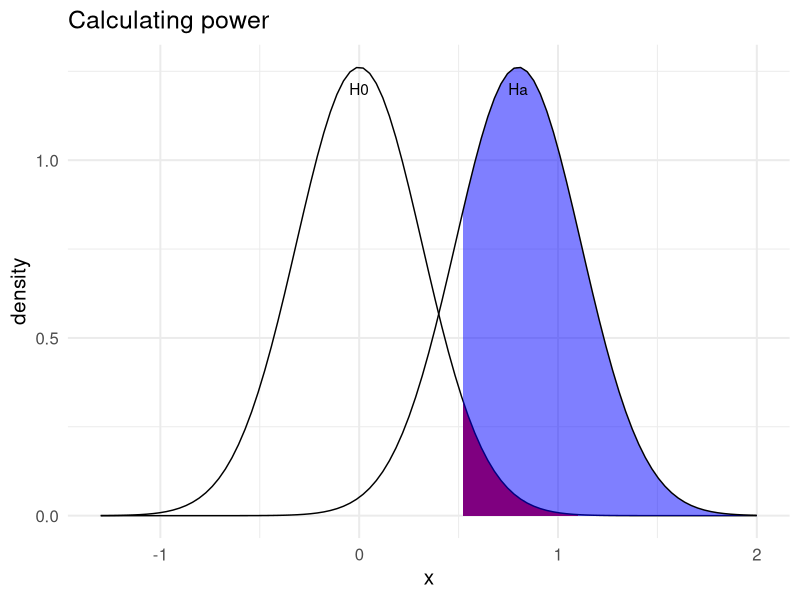
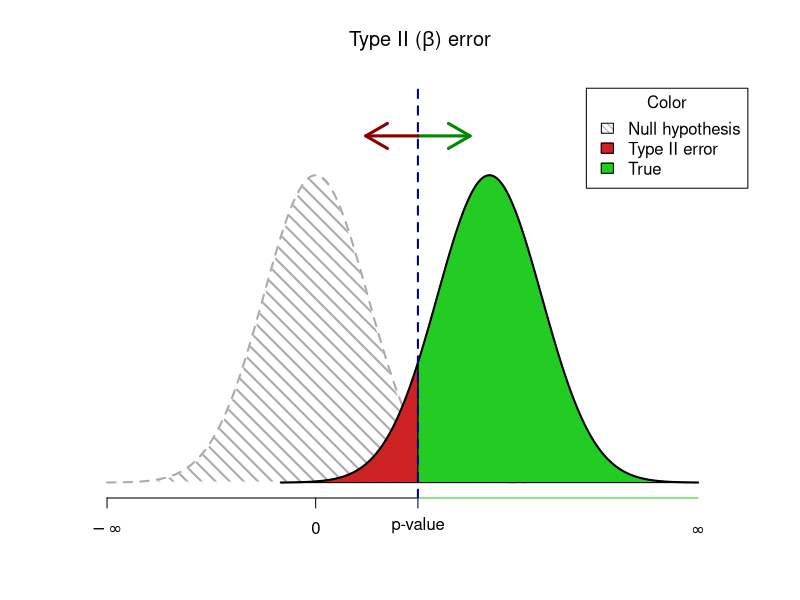
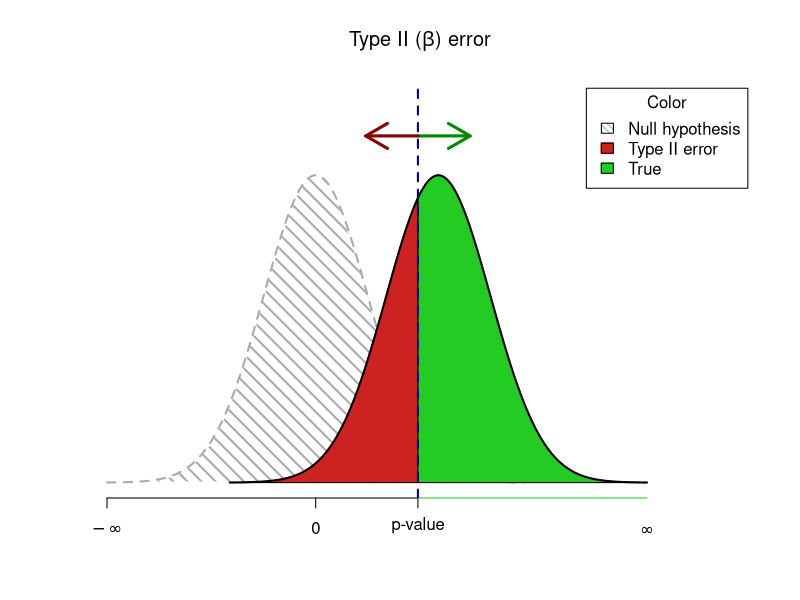
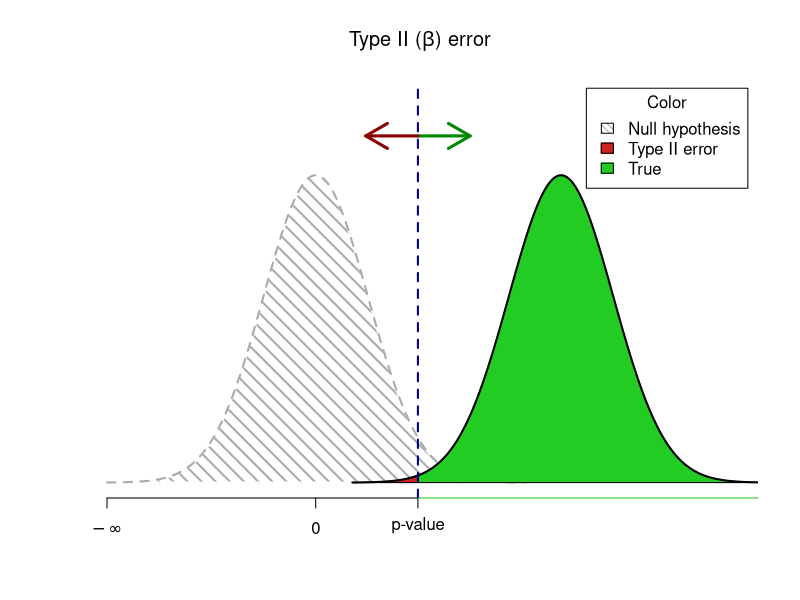
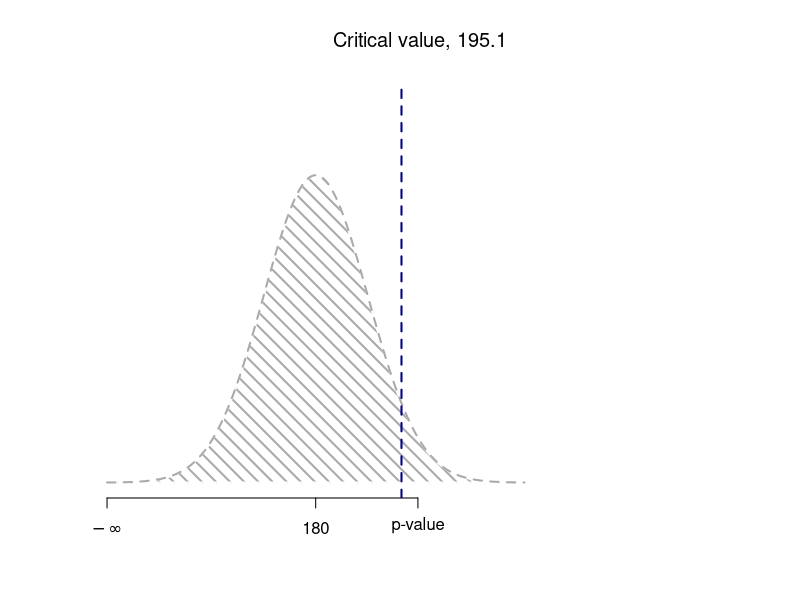
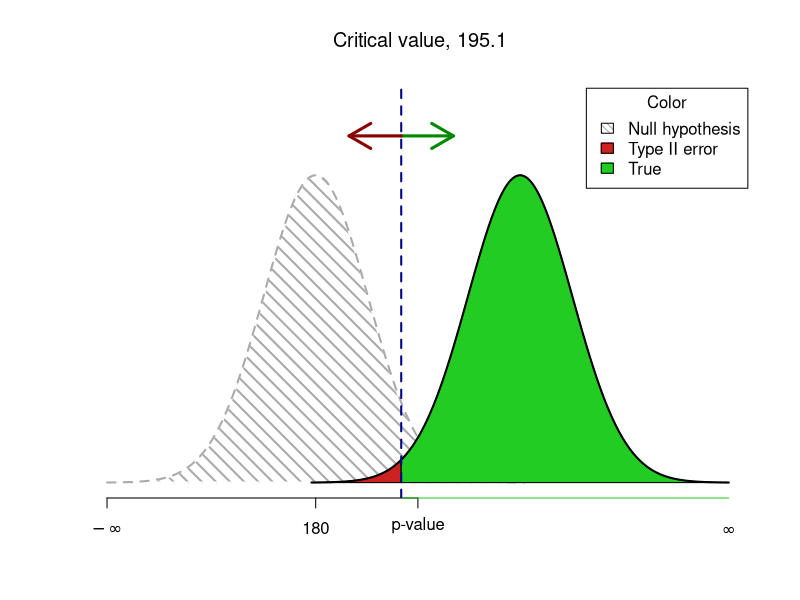
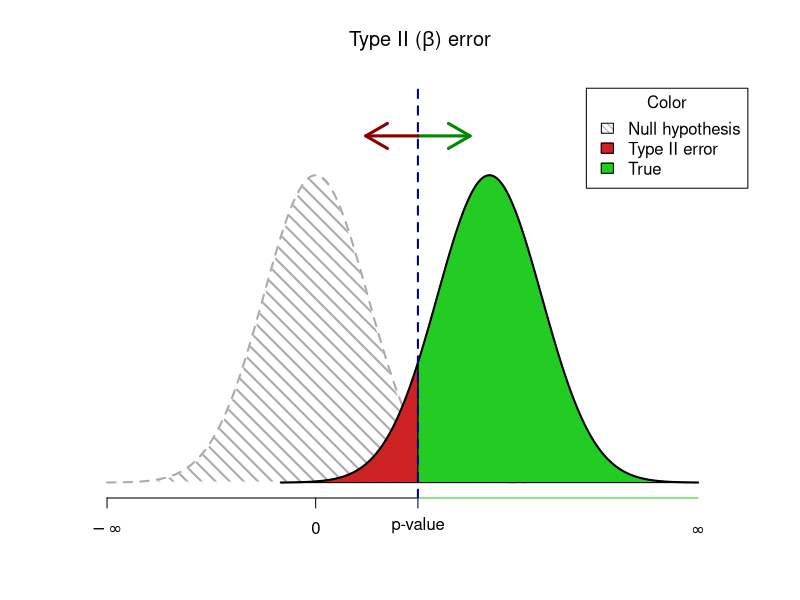
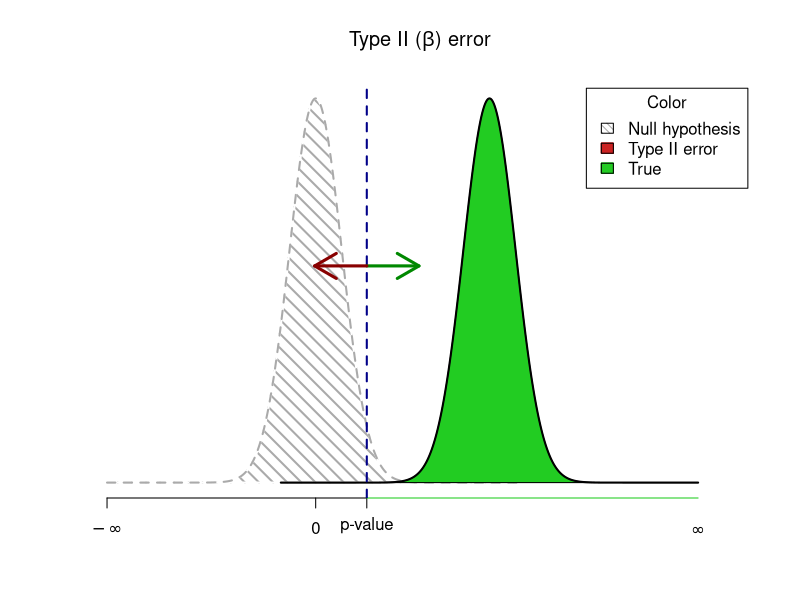

Write the R code that produced these figures, in order. (Note: this script raises an error after producing the figures.)
## ---- chunk 1
library(knitr) # for include_graphics() 
library(dplyr)
## ---- chunk 2
qnorm(p = 0.05, mean = 0, sd = 1/sqrt(10), lower.tail = F)
## ---- chunk 3
pnorm(q = 0.5201484, mean = 0.8, 1/sqrt(10), lower.tail = F)
## ---- chunk 4
library(ggplot2)
ggplot(data = data.frame(x = c(-1.3, 2)), aes(x)) + 
    geom_area(stat = "function", fun = dnorm, args = list(mean = 0, sd = 1/sqrt(10)), 
            fill = "red", xlim = c(0.5201484, 1.1)) +
  stat_function(fun = dnorm, n = 101, args = list(mean = 0, sd = 1/sqrt(10))) +
  labs(y = "density") + 
  theme_minimal(base_size = 15) +
  labs(title = "Calculating power") +
  geom_area(stat = "function", fun = dnorm, args = list(mean = 0.8, sd = 1/sqrt(10)), 
            fill = "blue", xlim = c(0.5201484, 2.0), alpha = 0.5) +
  stat_function(fun = dnorm, n = 101, args = list(mean = 0.8, sd = 1/sqrt(10))) +
  geom_text(aes(x = 0, y = 1.2), label = "H0", check_overlap = T) +
  geom_text(aes(x = 0.8, y = 1.2), label = "Ha", check_overlap = T)

## ---- chunk 5
##students you do not need to know this code

##graph power
x <- seq(-4, 4, length=1000)
hx <- dnorm(x, mean=0, sd=1)

plot(x, hx, type="n", xlim=c(-4, 8), ylim=c(0, 0.5), 
     ylab = "",
     xlab = "",
     main= expression(paste("Type II (", beta, ") error")), axes=FALSE)
axis(1, at = c(-qnorm(.025), 0, -4), 
     labels = expression("p-value", 0, -infinity ))

shift = qnorm(1-0.025, mean=0, sd=1)*1.7
xfit2 <- x + shift
yfit2 <- dnorm(xfit2, mean=shift, sd=1)

# Print null hypothesis area
col_null = "#AAAAAA"
polygon(c(min(x), x,max(x)), c(0,hx,0), col=col_null, lwd=2, density=c(10, 40), angle=-45, border=0)
lines(x, hx, lwd=2, lty="dashed", col=col_null)


# The alternative hypothesis area

## The red - underpowered area
lb <- min(xfit2)
ub <- round(qnorm(.975),2)
col1 = "#CC2222"

i <- xfit2 >= lb & xfit2 <= ub
polygon(c(lb,xfit2[i],ub), c(0,yfit2[i],0), col=col1)

## The green area where the power is
col2 = "#22CC22"
i <- xfit2 >= ub
polygon(c(ub,xfit2[i],max(xfit2)), c(0,yfit2[i],0), col=col2)

# Outline the alternative hypothesis
lines(xfit2, yfit2, lwd=2)

axis(1, at = (c(ub, max(xfit2))), labels=c("", expression(infinity)), 
     col=col2, lwd=1, lwd.tick=FALSE)

legend("topright", inset=.015, title="Color",
       c("Null hypothesis","Type II error", "True"), fill=c(col_null, col1, col2), 
       angle=-45,
       density=c(20, 1000, 1000), horiz=FALSE)

abline(v=ub, lwd=2, col="#000088", lty="dashed")

arrows(ub, 0.45, ub+1, 0.45, lwd=3, col="#008800")
arrows(ub, 0.45, ub-1, 0.45, lwd=3, col="#880000")
## ---- chunk 6


##graph power
x <- seq(-4, 4, length=1000)
hx <- dnorm(x, mean=0, sd=1)

plot(x, hx, type="n", xlim=c(-4, 8), ylim=c(0, 0.5), 
     ylab = "",
     xlab = "",
     main= expression(paste("Type II (", beta, ") error")), axes=FALSE)
axis(1, at = c(-qnorm(.025), 0, -4), 
     labels = expression("p-value", 0, -infinity ))

shift = qnorm(1-0.025, mean=0, sd=1)*1.2
xfit2 <- x + shift
yfit2 <- dnorm(xfit2, mean=shift, sd=1)

# Print null hypothesis area
col_null = "#AAAAAA"
polygon(c(min(x), x,max(x)), c(0,hx,0), col=col_null, lwd=2, density=c(10, 40), angle=-45, border=0)
lines(x, hx, lwd=2, lty="dashed", col=col_null)


# The alternative hypothesis area

## The red - underpowered area
lb <- min(xfit2)
ub <- round(qnorm(.975),2)
col1 = "#CC2222"

i <- xfit2 >= lb & xfit2 <= ub
polygon(c(lb,xfit2[i],ub), c(0,yfit2[i],0), col=col1)

## The green area where the power is
col2 = "#22CC22"
i <- xfit2 >= ub
polygon(c(ub,xfit2[i],max(xfit2)), c(0,yfit2[i],0), col=col2)

# Outline the alternative hypothesis
lines(xfit2, yfit2, lwd=2)

axis(1, at = (c(ub, max(xfit2))), labels=c("", expression(infinity)), 
     col=col2, lwd=1, lwd.tick=FALSE)

legend("topright", inset=.015, title="Color",
       c("Null hypothesis","Type II error", "True"), fill=c(col_null, col1, col2), 
       angle=-45,
       density=c(20, 1000, 1000), horiz=FALSE)

abline(v=ub, lwd=2, col="#000088", lty="dashed")

arrows(ub, 0.45, ub+1, 0.45, lwd=3, col="#008800")
arrows(ub, 0.45, ub-1, 0.45, lwd=3, col="#880000")
## ---- chunk 7

##graph power
x <- seq(-4, 4, length=1000)
hx <- dnorm(x, mean=0, sd=1)

plot(x, hx, type="n", xlim=c(-4, 8), ylim=c(0, 0.5), 
     ylab = "",
     xlab = "",
     main= expression(paste("Type II (", beta, ") error")), axes=FALSE)
axis(1, at = c(-qnorm(.025), 0, -4), 
     labels = expression("p-value", 0, -infinity ))

shift = qnorm(1-0.025, mean=0, sd=1)*2.4
xfit2 <- x + shift
yfit2 <- dnorm(xfit2, mean=shift, sd=1)

# Print null hypothesis area
col_null = "#AAAAAA"
polygon(c(min(x), x,max(x)), c(0,hx,0), col=col_null, lwd=2, density=c(10, 40), angle=-45, border=0)
lines(x, hx, lwd=2, lty="dashed", col=col_null)


# The alternative hypothesis area

## The red - underpowered area
lb <- min(xfit2)
ub <- round(qnorm(.975),2)
col1 = "#CC2222"

i <- xfit2 >= lb & xfit2 <= ub
polygon(c(lb,xfit2[i],ub), c(0,yfit2[i],0), col=col1)

## The green area where the power is
col2 = "#22CC22"
i <- xfit2 >= ub
polygon(c(ub,xfit2[i],max(xfit2)), c(0,yfit2[i],0), col=col2)

# Outline the alternative hypothesis
lines(xfit2, yfit2, lwd=2)

axis(1, at = (c(ub, max(xfit2))), labels=c("", expression(infinity)), 
     col=col2, lwd=1, lwd.tick=FALSE)

legend("topright", inset=.015, title="Color",
       c("Null hypothesis","Type II error", "True"), fill=c(col_null, col1, col2), 
       angle=-45,
       density=c(20, 1000, 1000), horiz=FALSE)

abline(v=ub, lwd=2, col="#000088", lty="dashed")

arrows(ub, 0.45, ub+1, 0.45, lwd=3, col="#008800")
arrows(ub, 0.45, ub-1, 0.45, lwd=3, col="#880000")
## ---- chunk 8
qnorm(0.95, 0,1)
## ---- chunk 9

##graph power
x <- seq(-4, 4, length=1000)
hx <- dnorm(x, mean=0, sd=1)

plot(x, hx, type="n", xlim=c(-4, 8), ylim=c(0, 0.5), 
     ylab = "",
     xlab = "",
     main= expression(paste("Critical value, 195.1")), axes=FALSE)
axis(1, at = c(-qnorm(.025), 0, -4), 
     labels = expression("p-value", 180, -infinity ))

shift = qnorm(1-0.025, mean=0, sd=1)*2.4
xfit2 <- x + shift
yfit2 <- dnorm(xfit2, mean=shift, sd=1)

# Print null hypothesis area
col_null = "#AAAAAA"
polygon(c(min(x), x,max(x)), c(0,hx,0), col=col_null, lwd=2, density=c(10, 40), angle=-45, border=0)
lines(x, hx, lwd=2, lty="dashed", col=col_null)


abline(v=1.645, lwd=2, col="#000088", lty="dashed")

## ---- chunk 10
pnorm(-1.73, 0,1)
## ---- chunk 11

##graph power
x <- seq(-4, 4, length=1000)
hx <- dnorm(x, mean=0, sd=1)

plot(x, hx, type="n", xlim=c(-4, 8), ylim=c(0, 0.5), 
     ylab = "",
     xlab = "",
     main= expression(paste("Critical value, 195.1")), axes=FALSE)
axis(1, at = c(-qnorm(.025), 0, -4), 
     labels = expression("p-value", 180, -infinity ))

shift = qnorm(1-0.025, mean=0, sd=1)*2
xfit2 <- x + shift
yfit2 <- dnorm(xfit2, mean=shift, sd=1)

# Print null hypothesis area
col_null = "#AAAAAA"
polygon(c(min(x), x,max(x)), c(0,hx,0), col=col_null, lwd=2, density=c(10, 40), angle=-45, border=0)
lines(x, hx, lwd=2, lty="dashed", col=col_null)


# The alternative hypothesis area

## The red - underpowered area
lb <- min(xfit2)
ub <- round(qnorm(.95),2)
col1 = "#CC2222"

i <- xfit2 >= lb & xfit2 <= ub
polygon(c(lb,xfit2[i],ub), c(0,yfit2[i],0), col=col1)

## The green area where the power is
col2 = "#22CC22"
i <- xfit2 >= ub
polygon(c(ub,xfit2[i],max(xfit2)), c(0,yfit2[i],0), col=col2)

# Outline the alternative hypothesis
lines(xfit2, yfit2, lwd=2)

axis(1, at = (c(ub, max(xfit2))), labels=c("", expression(infinity)), 
     col=col2, lwd=1, lwd.tick=FALSE)

legend("topright", inset=.015, title="Color",
       c("Null hypothesis","Type II error", "True"), fill=c(col_null, col1, col2), 
       angle=-45,
       density=c(20, 1000, 1000), horiz=FALSE)

abline(v=ub, lwd=2, col="#000088", lty="dashed")

arrows(ub, 0.45, ub+1, 0.45, lwd=3, col="#008800")
arrows(ub, 0.45, ub-1, 0.45, lwd=3, col="#880000")
## ---- chunk 12
##students you do not need to know this code

##graph power
x <- seq(-4, 4, length=1000)
hx <- dnorm(x, mean=0, sd=1)

plot(x, hx, type="n", xlim=c(-4, 8), ylim=c(0, 0.5), 
     ylab = "",
     xlab = "",
     main= expression(paste("Type II (", beta, ") error")), axes=FALSE)
axis(1, at = c(-qnorm(.025), 0, -4), 
     labels = expression("p-value", 0, -infinity ))

shift = qnorm(1-0.025, mean=0, sd=1)*1.7
xfit2 <- x + shift
yfit2 <- dnorm(xfit2, mean=shift, sd=1)

# Print null hypothesis area
col_null = "#AAAAAA"
polygon(c(min(x), x,max(x)), c(0,hx,0), col=col_null, lwd=2, density=c(10, 40), angle=-45, border=0)
lines(x, hx, lwd=2, lty="dashed", col=col_null)


# The alternative hypothesis area

## The red - underpowered area
lb <- min(xfit2)
ub <- round(qnorm(.975),2)
col1 = "#CC2222"

i <- xfit2 >= lb & xfit2 <= ub
polygon(c(lb,xfit2[i],ub), c(0,yfit2[i],0), col=col1)

## The green area where the power is
col2 = "#22CC22"
i <- xfit2 >= ub
polygon(c(ub,xfit2[i],max(xfit2)), c(0,yfit2[i],0), col=col2)

# Outline the alternative hypothesis
lines(xfit2, yfit2, lwd=2)

axis(1, at = (c(ub, max(xfit2))), labels=c("", expression(infinity)), 
     col=col2, lwd=1, lwd.tick=FALSE)

legend("topright", inset=.015, title="Color",
       c("Null hypothesis","Type II error", "True"), fill=c(col_null, col1, col2), 
       angle=-45,
       density=c(20, 1000, 1000), horiz=FALSE)

abline(v=ub, lwd=2, col="#000088", lty="dashed")

arrows(ub, 0.45, ub+1, 0.45, lwd=3, col="#008800")
arrows(ub, 0.45, ub-1, 0.45, lwd=3, col="#880000")
## ---- chunk 13
##students you do not need to know this code

##graph power
x <- seq(-4, 4, length=1000)
hx <- dnorm(x, mean=0, sd=.5)

plot(x, hx, type="n", xlim=c(-4, 8), ylim=c(0, 0.8), 
     ylab = "",
     xlab = "",
     main= expression(paste("Type II (", beta, ") error")), axes=FALSE)
axis(1, at = c(-qnorm(.025,0,.5), 0, -4), 
     labels = expression("p-value", 0, -infinity ))

shift = qnorm(1-0.025, mean=0, sd=1)*1.7
xfit2 <- x + shift
yfit2 <- dnorm(xfit2, mean=shift, sd=.5)

# Print null hypothesis area
col_null = "#AAAAAA"
polygon(c(min(x), x,max(x)), c(0,hx,0), col=col_null, lwd=2, density=c(10, 40), angle=-45, border=0)
lines(x, hx, lwd=2, lty="dashed", col=col_null)


# The alternative hypothesis area

## The red - underpowered area
lb <- min(xfit2)
ub <- round(qnorm(.975,0,.5),2)
col1 = "#CC2222"

i <- xfit2 >= lb & xfit2 <= ub
polygon(c(lb,xfit2[i],ub), c(0,yfit2[i],0), col=col1)

## The green area where the power is
col2 = "#22CC22"
i <- xfit2 >= ub
polygon(c(ub,xfit2[i],max(xfit2)), c(0,yfit2[i],0), col=col2)

# Outline the alternative hypothesis
lines(xfit2, yfit2, lwd=2)

axis(1, at = (c(ub, max(xfit2))), labels=c("", expression(infinity)), 
     col=col2, lwd=1, lwd.tick=FALSE)

legend("topright", inset=.015, title="Color",
       c("Null hypothesis","Type II error", "True"), fill=c(col_null, col1, col2), 
       angle=-45,
       density=c(20, 1000, 1000), horiz=FALSE)

abline(v=ub, lwd=2, col="#000088", lty="dashed")

arrows(ub, 0.45, ub+1, 0.45, lwd=3, col="#008800")
arrows(ub, 0.45, ub-1, 0.45, lwd=3, col="#880000")
## ---- chunk 14
qnorm(0.01, lower=FALSE)
## ---- chunk 15
qnorm(0.05)
## ---- chunk 16
knitr::include_graphics("null_hypothesis.png")
